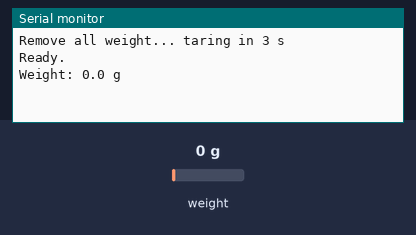
A sketch run on a simulated ESP32. Parts: the last lines printed to the serial monitor. The inputs (shaded band) are chosen by the test bench; at power-on: weight on the scale 0 g.

Above: at 5.2 s.
5.3 s: weight on the scale set to 100 g
At 7.1 s:
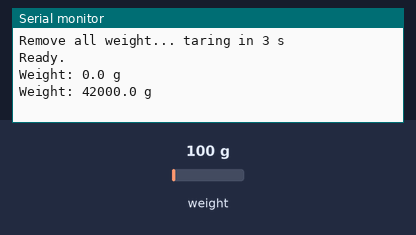
7.3 s: weight on the scale set to 1250 g
At 8.9 s:
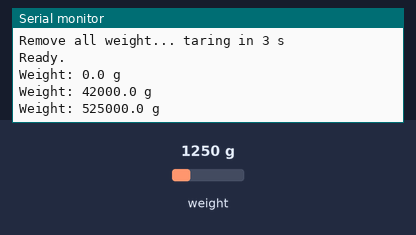
Timing chart, 0 to 10.4 s (numbered marks = the images above; inputs shaded):
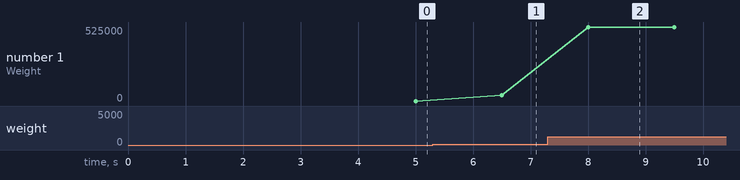

Measured:
- after the input at 5.3 s, the serial monitor: prints a new line after 1.2 s (image 1)
- after the input at 7.3 s, the serial monitor: prints a new line after 0.70 s (image 2)
- plotted number 1: 0 → 42000 after the input at 5.3 s, 42000 → 525000 after the input at 7.3 s

The sketch:

example.ino
```cpp
// ESP32 example using the HX711 library to initialize the sensor on specified GPIO pins, tare, and print averaged weight in grams with a timeout-based ready check.
//
// Buy this module: https://shillehtek.com/products/load-cell-5kg-hx711-arduino-esp32-kit
// Full manual: https://shillehtek.com/blogs/shillehtek-product-manuals/load-cell-5kg-hx711-arduino-esp32-kit-manual
// More examples: https://github.com/shillehbean/shillehtek-examples
//

// 5kg Load Cell + HX711 - ESP32 Example
// DT -> GPIO 16, SCK -> GPIO 4, VCC -> 3V3, GND -> GND
// Library: "HX711" by Bogdan Necula (works on ESP32)

#include "HX711.h"

const int DT_PIN = 16;
const int SCK_PIN = 4;

float CALIBRATION_FACTOR = 1.0;  // set after calibrating

HX711 scale;

void setup() {
  Serial.begin(115200);
  scale.begin(DT_PIN, SCK_PIN);

  Serial.println("Remove all weight... taring in 3 s");
  delay(3000);
  scale.tare();
  scale.set_scale(CALIBRATION_FACTOR);
  Serial.println("Ready.");
}

void loop() {
  if (scale.wait_ready_timeout(1000)) {
    float grams = scale.get_units(10);
    Serial.printf("Weight: %.1f g\n", grams);
  } else {
    Serial.println("HX711 not responding - check wiring");
  }
  delay(500);
}
```
